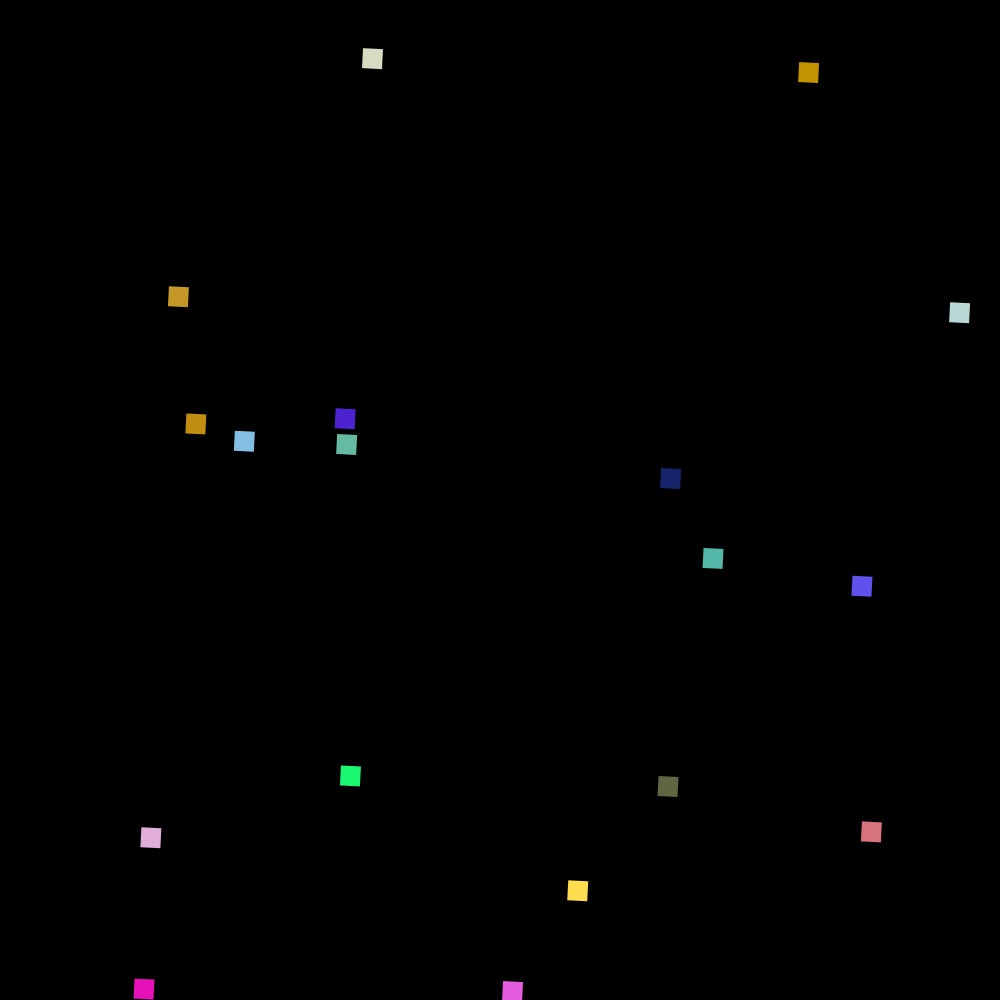
Frame 1 (no input)
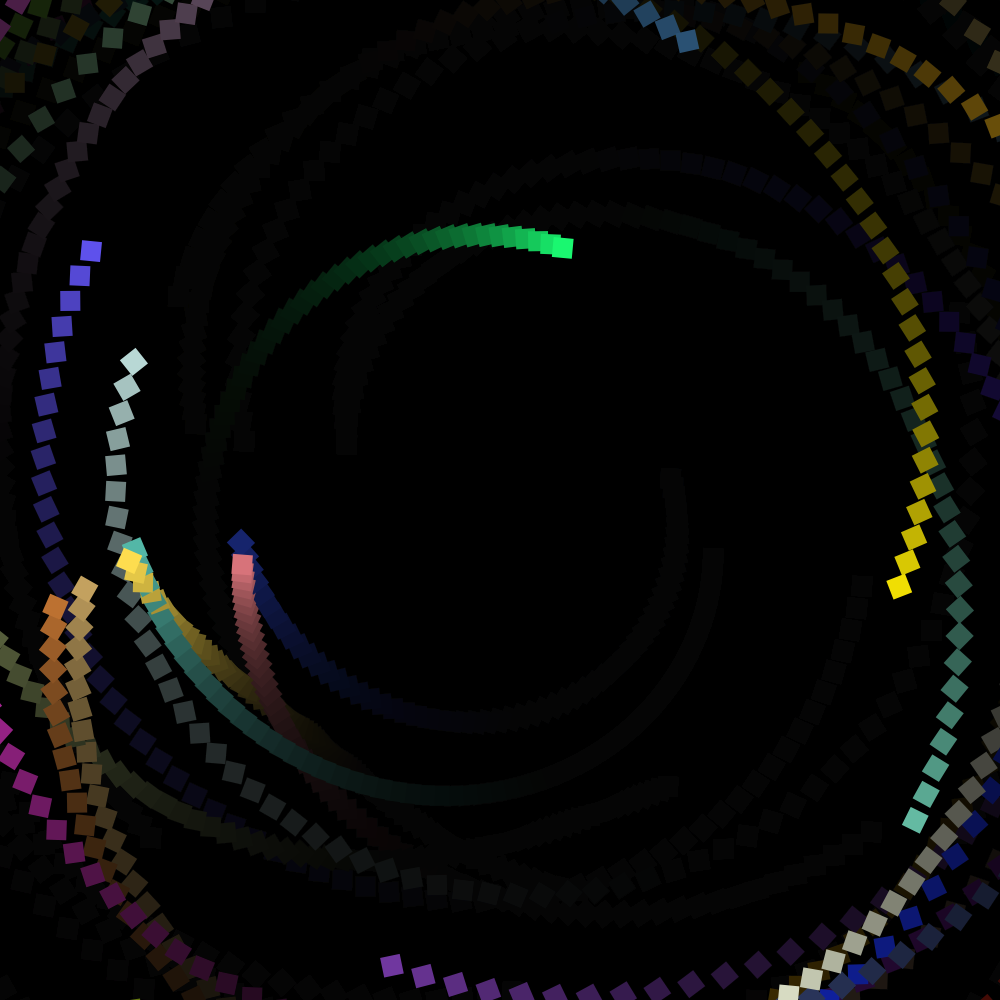
Frame 60 (the mouse pressed at the canvas centre just before this capture)
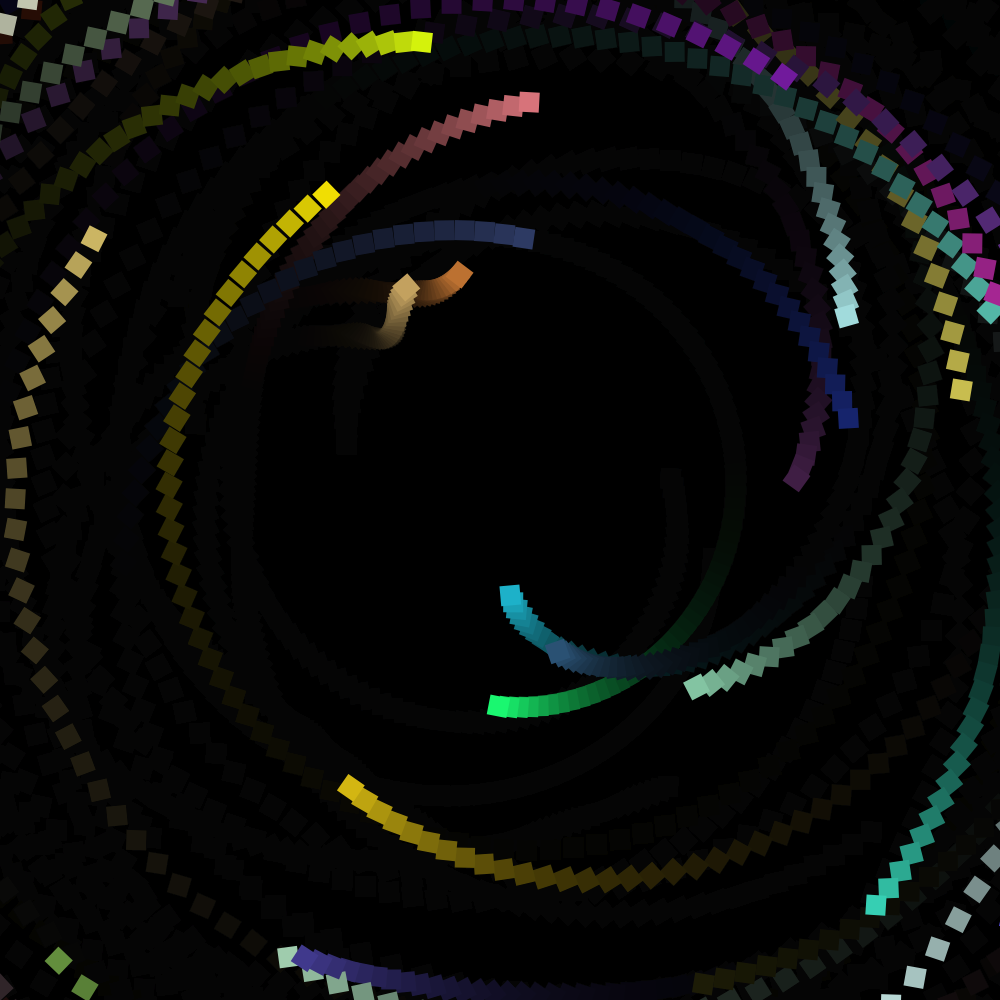
Frame 120 (the mouse held since frame 60 and released just before this capture)

The Processing sketch that drew these frames (run headless with seeded random() and noise(); from frame 60 on, the mouse is pressed at the canvas centre):

// Processing sketch: Boxez2_2
// ── Boxez2_2.pde
box box1 = new box(random(0, width), random(0, height), random(-4, 4), random(-4, 4), random(0, 255), random(0, 255), random(0, 255), random(-.2, .2));
box[] cuBe = new box[100];

float xd, yd; // x-destination, y-destination
float inc = 3;
float thetaA;

boolean gravOn = false;

void setup() {
  size(1000, 1000);
  
  xd = width/2;
  yd = height/2;

  for (int i = 0; i < cuBe.length; i++) {
    cuBe[i] = new box(random(0, width), random(0, height), random(-4, 4), random(-4, 4), random(0, 255), random(0, 255), random(0, 255), random(-.2, .2));
  }

  background(0);
}

void draw() {
  fill(0, 0, 0, 25);
  rect(-2, -2, width+4, height+4);
  
  thetaA += 0.05;
  
  // xd = mouseX;
  // yd = mouseY;

  pushMatrix();
  translate(xd, yd);
  scale(2);
  rotate(thetaA);
  pushMatrix();
  translate(-xd, -yd);
  for (int i = 0; i < cuBe.length; i++) {
    cuBe[i].display();
    cuBe[i].move();
    cuBe[i].gravitate();
  }
  popMatrix();
  popMatrix();
}

class box {
  float x, y, xs, ys;
  float r, g, b;
  float theta, thetaInc;
  int w;
  boolean grav = false;

  box(float xt, float yt, float xst, float yst, float rt, float gt, float bt, float thetaInct) {
    x = xt;
    y = yt;
    xs = xst;
    ys = yst;
    r = rt;
    g = gt;
    b = bt;
    theta = 0;
    thetaInc = thetaInct;

    w = (width+height)/2/25/4;
  }

  void display() {
    pushMatrix();
    translate(x, y);
    rotate(theta);
    theta += thetaInc;
    noStroke();
    fill(r, g, b);
    rect(-w/2, -w/2, w, w);
    popMatrix();
  }

  void move() {
    x += xs;
    y += ys;

    if (x-w/2 <= 0) {
      xs*=-1;
      x = w/2+1;
    } else if (x+w/2 > width) {
      xs*=-1;
      x = width-w/2-1;
    }
    if (y-w/2 <=0) {
      ys*=-1;
      y = w/2+1;
    } else if (y+w/2 >= height) {
      ys*=-1;
      y = height-w/2-1;
    }
  }

  void gravitate() {
    // destination is center
    if (mousePressed) {
      grav = true;
    }

    if (gravOn) { // used to be 'grav', grav is now obsolete
      if (x >= xd) {
        x -= (dist(x, 0, xd, 0)/width)*inc;
      } else {
        x += (dist(x, 0, xd, 0)/width)*inc;
      }
      if (y >= yd) {
        y -= (dist(0, y, 0, yd)/height)*inc;
      } else {
        y += (dist(0, y, 0, yd)/height)*inc;
      }
      xs*=0.99;
      ys*=0.99;
      thetaInc*=0.99;
      // inc*=1.0001;
    }
  }
}

void mouseClicked() {
  if (gravOn == false) {
    gravOn = true;
  } else {
    gravOn = false;
    
    for (int i = 0; i < cuBe.length; i++) {
      cuBe[i] = new box(cuBe[i].x, cuBe[i].y, random(random(random(-12, 12))), random(random(random(-12, 12))), cuBe[i].r, cuBe[i].g, cuBe[i].b, random(-.2, .2));
    }
  }
}
